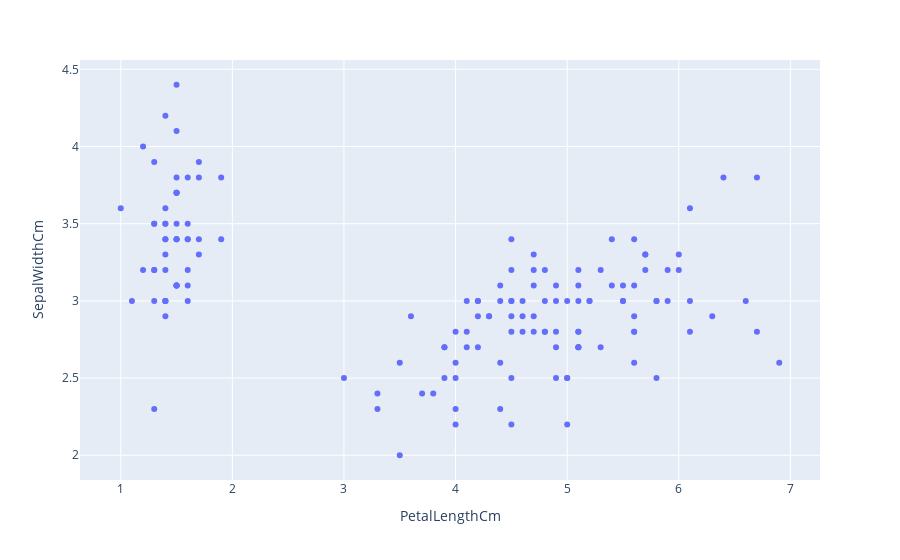

Write notebook code for a chart like this one.
### Code cell
fig = px.scatter(df,x= 'PetalLengthCm', y= 'SepalWidthCm')
fig.show()

### Figure 1 — Plotly figure (JSON) as saved in the notebook; plotly's stock layout.template omitted (floating-point values rounded to 4 significant figures; data arrays with more than 128 entries replaced by an {"elided": "..."} marker saying what was removed)
{"data": [{"hovertemplate": "PetalLengthCm=%{x}<br>SepalWidthCm=%{y}<extra></extra>", "legendgroup": "", "marker": {"color": "#636efa", "symbol": "circle"}, "mode": "markers", "name": "", "orientation": "v", "showlegend": false, "type": "scatter", "x": {"elided": "150 float values"}, "xaxis": "x", "y": {"elided": "150 float values"}, "yaxis": "y"}], "layout": {"legend": {"tracegroupgap": 0}, "margin": {"t": 60}, "xaxis": {"anchor": "y", "domain": [0, 1], "title": {"text": "PetalLengthCm"}}, "yaxis": {"anchor": "x", "domain": [0, 1], "title": {"text": "SepalWidthCm"}}}}
